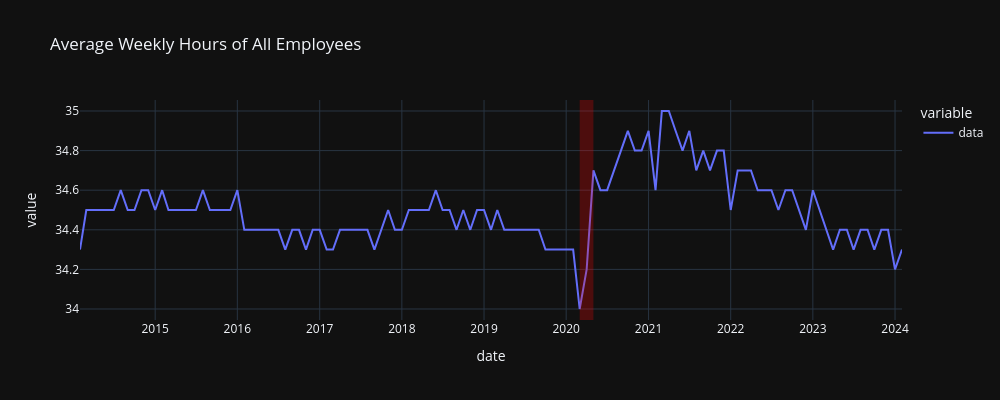

This figure's notebook cell:
### Code cell
#  Average Weekly Hours of All Employees, Total Private (AWHAETP)
plot_data("AWHAETP", "Average Weekly Hours of All Employees", years=10)
